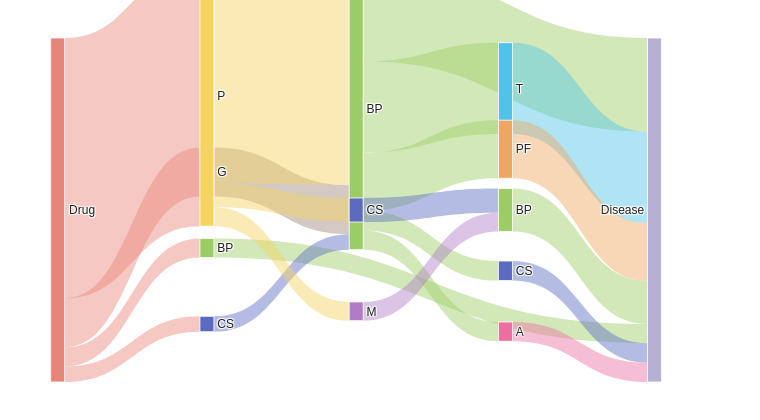

The notebook cell this image was saved under:
### Markdown cell above
## 8. Build and display the figure

### Code cell
fig = go.Figure(data=[go.Sankey(
    arrangement='fixed',
    node=dict(
        pad=12,
        thickness=14,
        line=dict(color='white', width=0.8),
        label=node_labels,
        color=node_colors,
        x=node_x,
        y=node_y,
        hovertemplate='%{label}<br>%{value} paths<extra></extra>',
    ),
    link=dict(
        source=link_src,
        target=link_tgt,
        value=link_val,
        color=link_color,
        hovertemplate='%{source.label} \u2192 %{target.label}<br>%{value} paths<extra></extra>',
    ),
)])
fig.update_layout(
    font=dict(family='Arial', size=12, color='#222'),
    paper_bgcolor='white', plot_bgcolor='white',
    width=760, height=420, margin=dict(l=45, r=80, t=20, b=20),
)
fig.show()

### Figure 1 — Plotly figure (JSON) as saved in the notebook; plotly's stock layout.template omitted (floating-point values rounded to 4 significant figures)
{"data": [{"arrangement": "fixed", "link": {"color": ["rgba(232,133,123,0.45)", "rgba(232,133,123,0.45)", "rgba(232,133,123,0.45)", "rgba(232,133,123,0.45)", "rgba(156,204,101,0.45)", "rgba(92,107,192,0.45)", "rgba(161,136,127,0.45)", "rgba(244,211,94,0.45)", "rgba(244,211,94,0.45)", "rgba(244,211,94,0.45)", "rgba(156,204,101,0.45)", "rgba(156,204,101,0.45)", "rgba(156,204,101,0.45)", "rgba(156,204,101,0.45)", "rgba(156,204,101,0.45)", "rgba(92,107,192,0.45)", "rgba(176,124,198,0.45)", "rgba(156,204,101,0.45)", "rgba(92,107,192,0.45)", "rgba(236,111,160,0.45)", "rgba(79,195,232,0.45)", "rgba(239,166,97,0.45)"], "hovertemplate": "%{source.label} → %{target.label}<br>%{value} paths<extra></extra>", "source": [0, 0, 0, 0, 1, 2, 3, 4, 4, 4, 5, 5, 5, 5, 5, 6, 7, 8, 9, 10, 11, 12], "target": [1, 2, 3, 4, 13, 5, 5, 5, 6, 7, 9, 13, 10, 11, 12, 8, 8, 13, 13, 13, 13, 13], "value": [168, 135, 428, 2273, 168, 135, 428, 1899, 210, 164, 171, 818, 168, 798, 507, 210, 164, 374, 171, 168, 798, 507]}, "node": {"color": ["#E8857B", "#9CCC65", "#5C6BC0", "#A1887F", "#F4D35E", "#9CCC65", "#5C6BC0", "#B07CC6", "#9CCC65", "#5C6BC0", "#EC6FA0", "#4FC3E8", "#EFA661", "#B7AFD4"], "hovertemplate": "%{label}<br>%{value} paths<extra></extra>", "label": ["Drug", "BP", "CS", "G", "P", "BP", "CS", "M", "BP", "CS", "A", "T", "PF", "Disease"], "line": {"color": "white", "width": 0.8}, "pad": 12, "thickness": 14, "x": [0.02, 0.255, 0.255, 0.255, 0.255, 0.49, 0.49, 0.49, 0.725, 0.725, 0.725, 0.725, 0.725, 0.96], "y": [0.5, 0.6, 0.8, 0.4, 0.2, 0.2333, 0.5, 0.7667, 0.5, 0.66, 0.82, 0.18, 0.34, 0.5]}, "type": "sankey"}], "layout": {"font": {"color": "#222", "family": "Arial", "size": 12}, "height": 420, "margin": {"b": 20, "l": 45, "r": 80, "t": 20}, "paper_bgcolor": "white", "plot_bgcolor": "white", "width": 760}}
